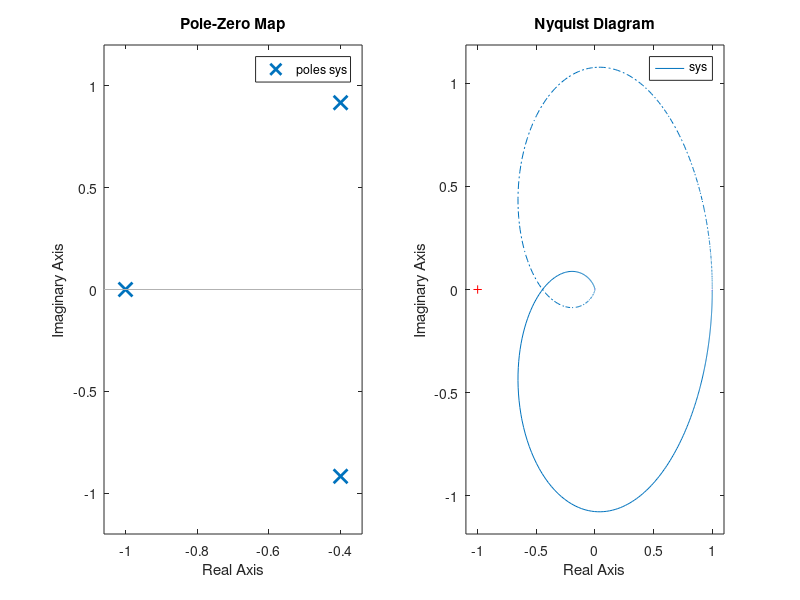
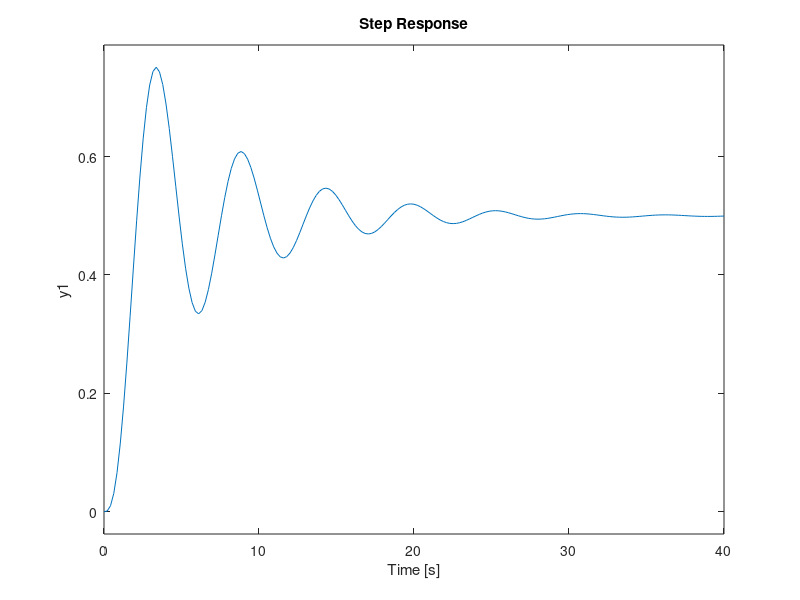

Recreate these plots in MATLAB, in order.
subplot(121)
sys = tf(1,[1 1.8 1.8 1])
pzmap(sys)
grid
subplot(122)
nyquist(sys)
grid
[re,im,w] = nyquist(sys)
figure(2)
figure(2)
sys1 = feedback(sys,1)
step(sys1)
grid